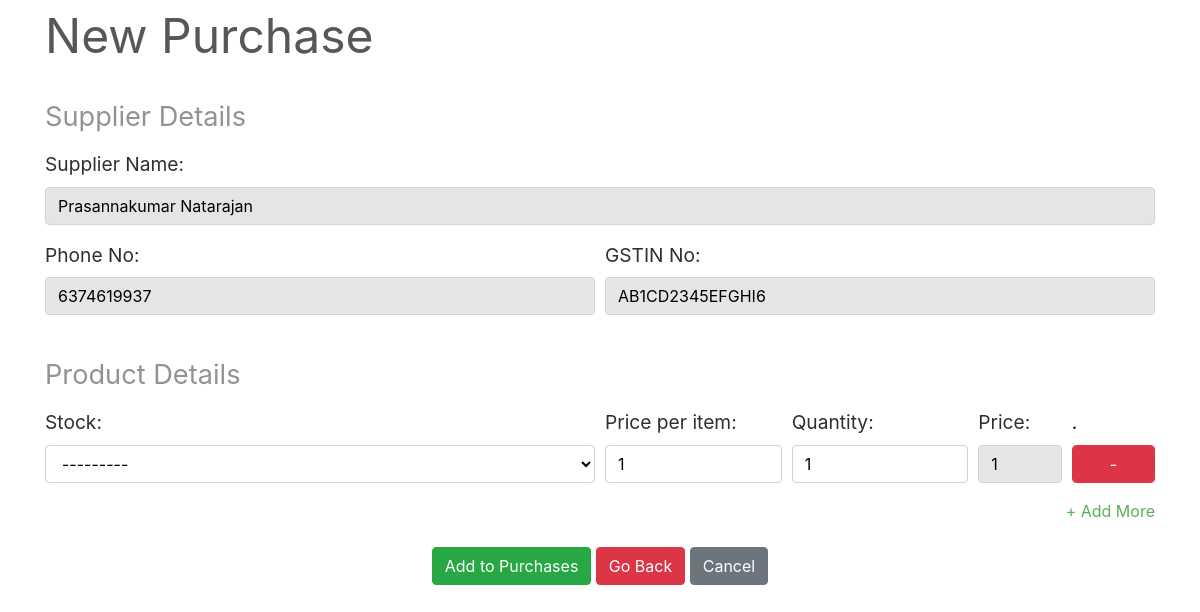
/transactions/purchases/new/1, run on the app's committed database.
### transactions/models.py (models this page shows, shortened)
class Supplier(models.Model):
    id = models.AutoField(primary_key=True)
    name = models.CharField(max_length=150)
    phone = models.CharField(max_length=12, unique=True)
    address = models.CharField(max_length=200)
    email = models.EmailField(max_length=254, unique=True)
    gstin = models.CharField(max_length=15, unique=True)
    is_deleted = models.BooleanField(default=False)

### transactions/views.py (the view, shortened to what this page needs)
# urls.py: path('purchases/new/<pk>', views.PurchaseCreateView.as_view(), name='new-purchase'),
class PurchaseCreateView(View):
    template_name = 'purchases/new_purchase.html'
    def get(self, request, pk):
        formset = PurchaseItemFormset(request.GET or None)                      # renders an empty formset
        supplierobj = get_object_or_404(Supplier, pk=pk)                        # gets the supplier object
        context = {
            'formset'   : formset,
            'supplier'  : supplierobj,
        }                                                                       # sends the supplier and formset as context
        return render(request, self.template_name, context)

### inventory/models.py (called while the page is built)
    def __str__(self):
        return f"{self.name} - {self.sub_category}" if self.sub_category else self.name

### transactions/templates/purchases/new_purchase.html (shortened to what this page needs)
{% extends "base.html" %}
{% load static %}
{% block content %}
    <div style="color:#575757; font-style: bold; font-size: 3rem; border-bottom: 1px solid white;">New Purchase</div>
        <br>
        <div class="panel panel-default">
            <div class="panel-heading panel-heading-text">Supplier Details</div>
            <div class="panel-body">
                <div class="form-group">
                    <label for="id_name" class="panel-body-text">Supplier Name:</label>
                    <input type="text" class="form-control textinput" id="id_name" value="{{ supplier.name }}" disabled>
                </div>
                <div class="form-row">
                    <div class="form-group col-md-6">
                        <label for="id_phone" class="panel-body-text">Phone No:</label>
                        <input type="text" class="form-control textinput" id="id_phone" value="{{ supplier.phone }}" disabled>
                    </div>
                    <div class="form-group col-md-6">
                        <label for="id_gstin" class="panel-body-text">GSTIN No:</label>
                        <input type="gstin" class="form-control textinput" id="id_gstin" value="{{ supplier.gstin }}" disabled>
                    </div>
                </div>
            </div>
        </div>
        <br>
        <form method="post" class="panel panel-default">
            <div class="panel-heading panel-heading-text">Product Details</div>
                <div id="stockitem">
                    <div class="panel-body">
                    {% for form in formset %}
                        <div class="row form-row">
                            <div class="form-group col-md-6">
                                <label class="panel-body-text">Stock:</label>
                                {{ form.stock }}
                            </div>
                            <div class="form-group col-md-2">
                                <label class="panel-body-text">Price per item:</label>
                                {{ form.perprice }}
                            </div>
                            <div class="form-group col-md-2">
                                <label class="panel-body-text">Quantity:</label>
                                {{ form.quantity }}
                            </div>
                            <div class="form-group col-md-1">
                                <label class="panel-body-text">Price:</label>
                                <input type="text" class="textinput form-control totalprice" value="1" disabled required>
                            </div>
                            <div class="form-group col-md-1">
                                <label class="panel-body-text" style="color: #000">.</label>
                                <button class="form-control btn btn-danger remove-form-row">-</button>
                            </div>
                        </div>
                    {% endfor %}
                        <div style="text-align: right;">
                            <a href="#" class="add-form-row">+ Add More</a>
                        </div>
                    </div>
                </div>
            <br>
            <div class="align-middle">
                <button type="submit" class="btn btn-success">Add to Purchases</button>
                <a href="{% url 'select-supplier' %}" class="btn btn-danger">Go Back</a>
                <a href="{% url 'purchases-list' %}" class="btn btn-secondary">Cancel</a>
            </div>
        </form>
    </div>
{% endblock content %}

### homepage/static/css/main.css (style rules this page uses)
body, html { height: 100%; }
.form-group { color: white; }
label { color: rgb(46, 46, 46); font-size: 2rem; }
a { color: #55b159; }
.align-middle { text-align: center; }
.textinput { background-color: #ffffff; color: black; }
.textinput:disabled { background-color: rgb(229 229 229); color: black; }
.panel-heading-text { color: #939393; font-size: 1.7rem; border-bottom: 2px solid white; margin-bottom: 10px; }
.panel-body-text { font-size: 1.2rem; }

### data on the page
Supplier: name "Prasannakumar Natarajan", phone "6374619937", gstin "AB1CD2345EFGHI6"
